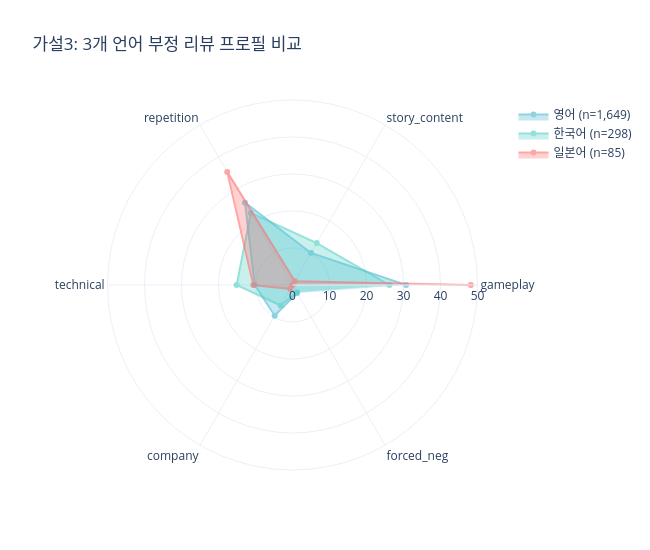

The notebook cell saved with this chart:
### Code cell
cats_plot = [c for c in CATEGORIES if c != 'other']
lang_labels = {'english': '영어', 'korean': '한국어', 'japanese': '일본어'}
lang_colors = {'english': '#45B7D1', 'korean': '#4ECDC4', 'japanese': '#FF6B6B'}

fig = go.Figure()
for lang in ['english', 'korean', 'japanese']:
    if lang not in lang_cat.index: continue
    n = len(cls_all[cls_all['language_group'] == lang])
    fig.add_trace(go.Scatterpolar(
        r=[lang_cat.loc[lang, c] for c in cats_plot],
        theta=cats_plot, fill='toself',
        name=f'{lang_labels[lang]} (n={n:,})', opacity=0.6,
        line=dict(color=lang_colors[lang])))

fig.update_layout(
    polar=dict(radialaxis=dict(visible=True, range=[0, 50])),
    title='가설3: 3개 언어 부정 리뷰 프로필 비교',
    height=550, width=650, template='plotly_white')
fig.show()

### Figure 1 — Plotly figure (JSON) as saved in the notebook; plotly's stock layout.template omitted (floating-point values rounded to 4 significant figures)
{"data": [{"fill": "toself", "line": {"color": "#45B7D1"}, "name": "영어 (n=1,649)", "opacity": 0.6, "r": [30.7, 10, 25.7, 10.2, 9.6, 2.5], "theta": ["gameplay", "story_content", "repetition", "technical", "company", "forced_neg"], "type": "scatterpolar"}, {"fill": "toself", "line": {"color": "#4ECDC4"}, "name": "한국어 (n=298)", "opacity": 0.6, "r": [26.2, 13.1, 22.5, 15.1, 6.4, 2.3], "theta": ["gameplay", "story_content", "repetition", "technical", "company", "forced_neg"], "type": "scatterpolar"}, {"fill": "toself", "line": {"color": "#FF6B6B"}, "name": "일본어 (n=85)", "opacity": 0.6, "r": [48.2, 1.2, 35.3, 10.6, 1.2, 0], "theta": ["gameplay", "story_content", "repetition", "technical", "company", "forced_neg"], "type": "scatterpolar"}], "layout": {"height": 550, "polar": {"radialaxis": {"range": [0, 50], "visible": true}}, "title": {"text": "가설3: 3개 언어 부정 리뷰 프로필 비교"}, "width": 650}}
